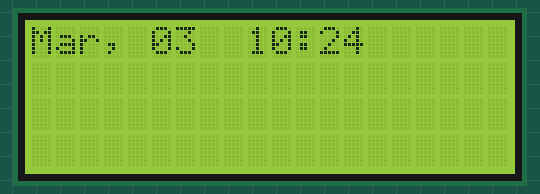
This program was run on a simulated Raspberry Pi (BCM pin numbers). Shown: 20×4 character LCD. The clock reads 2024-03-15 10:24:30 at power-on unless the program sets it; library files of the repository ran but are not shown: lcd.py; what the program prints to the terminal is not drawn.

Above: at 0.3 s.
At 90.4 s:
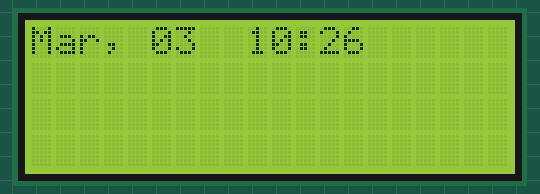

The program:

main.py
```python
from lcd import LcdI2C
import sys
from datetime import datetime
from time import sleep

cur_t = ''
if __name__ == '__main__':
    lcd2004 = LcdI2C(0x27, 1)
    while True:
        time = datetime.now().strftime("%h, %m  %H:%M")
        if time != cur_t:
            cur_t = time
            print(type(time))
            lcd2004.display_string(time, 1)
            print(f"\n\tSet: {time}")
        print(".", end='')
        sleep(1)
```

Measured:
- what the display in image 0 shows lasts 30.0 s, from 0.3 s to 30.3 s
